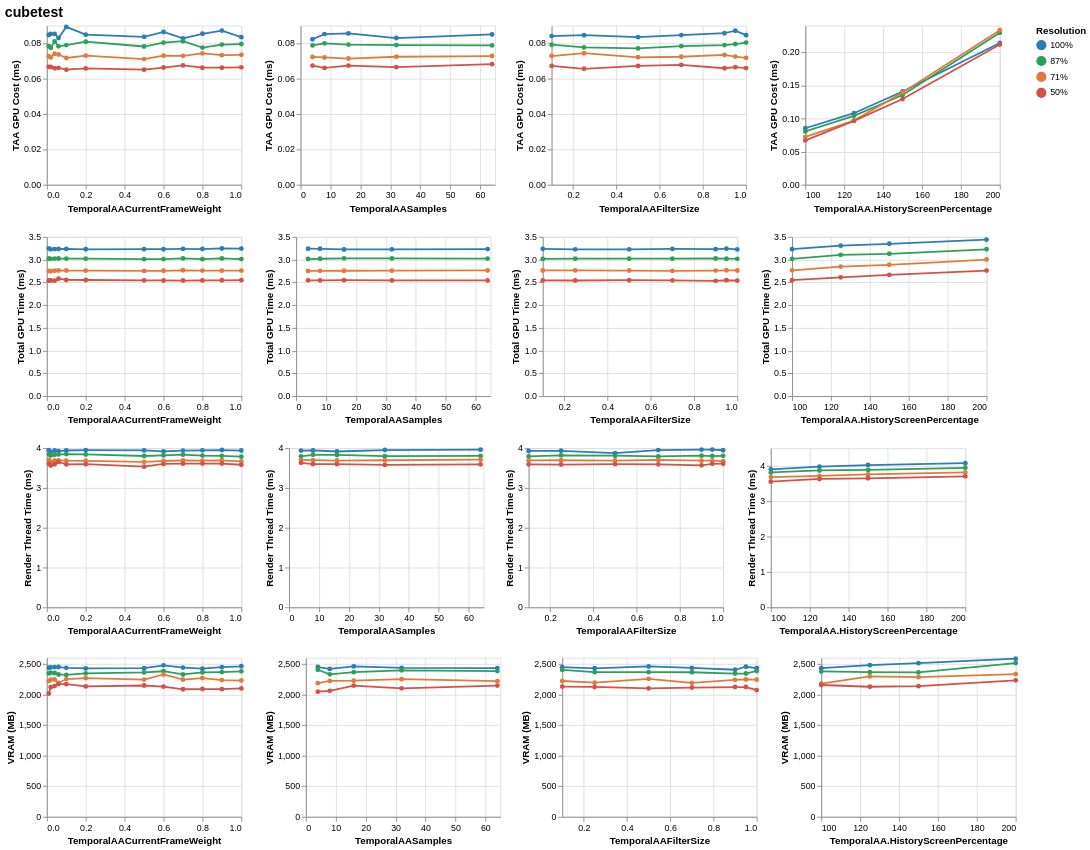
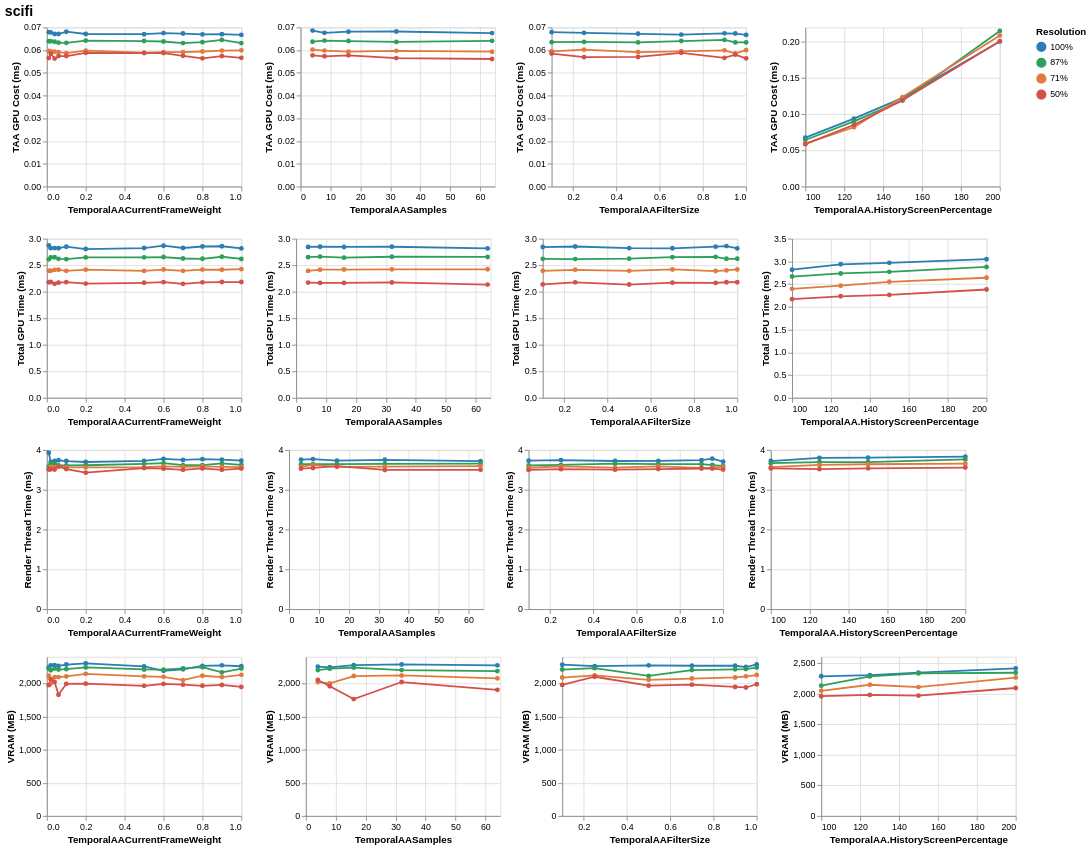

Source (notebook cell) for these figures, in order:
### Code cell
import pandas as pd
import altair as alt
import os

df = pd.read_csv('results-TAA.csv')
df['resolution'] = df['screen_pct'].astype(str) + '%'

metrics = [
    ('avg_GPU/TAA',            'TAA GPU Cost (ms)'),
    ('avg_GPUTime',            'Total GPU Time (ms)'),
    ('avg_RenderThreadTime',   'Render Thread Time (ms)'),
    ('avg_GPUMem/LocalUsedMB', 'VRAM (MB)'),
]

taa_params = [
    'r.TemporalAACurrentFrameWeight',
    'r.TemporalAASamples',
    'r.TemporalAAFilterSize',
    'r.TemporalAA.HistoryScreenPercentage',
]

res_order  = ['100%', '87%', '71%', '50%']
res_colors = ['#2a7db5', '#2ca05a', '#e07b3d', '#d4504a']
color_scale = alt.Scale(domain=res_order, range=res_colors)

os.makedirs('plots', exist_ok=True)

for scene in df['scene'].unique():
    scene_df = df[df['scene'] == scene]
    
    rows = []
    for metric_col, metric_label in metrics:
        cols = []
        for param in taa_params:
            subset = scene_df[scene_df['cvar_name'] == param].copy()

            if subset.empty:
                continue

            # short param label for column title
            short_param = param.split('r.')[-1]

            chart = alt.Chart(subset).mark_line(point=True).encode(
                x=alt.X('cvar_value:Q', title=short_param),
                y=alt.Y(f'{metric_col}:Q', title=metric_label),
                color=alt.Color('resolution:N', scale=color_scale, sort=res_order,
                                legend=alt.Legend(title='Resolution')),
                tooltip=['resolution', 'cvar_value', metric_col]
            ).properties(
                width=220,
                height=180
            )
            cols.append(chart)

        if cols:
            rows.append(alt.hconcat(*cols))

    if rows:
        full_grid = alt.vconcat(*rows).properties(
            title=alt.TitleParams(
                text=scene,
                fontSize=16,
                anchor='start'
            )
        ).resolve_scale(
            y='independent'  # each row has its own y scale
        )

        full_grid.save(f'plots/{scene}_grid.html')
        full_grid.display()
